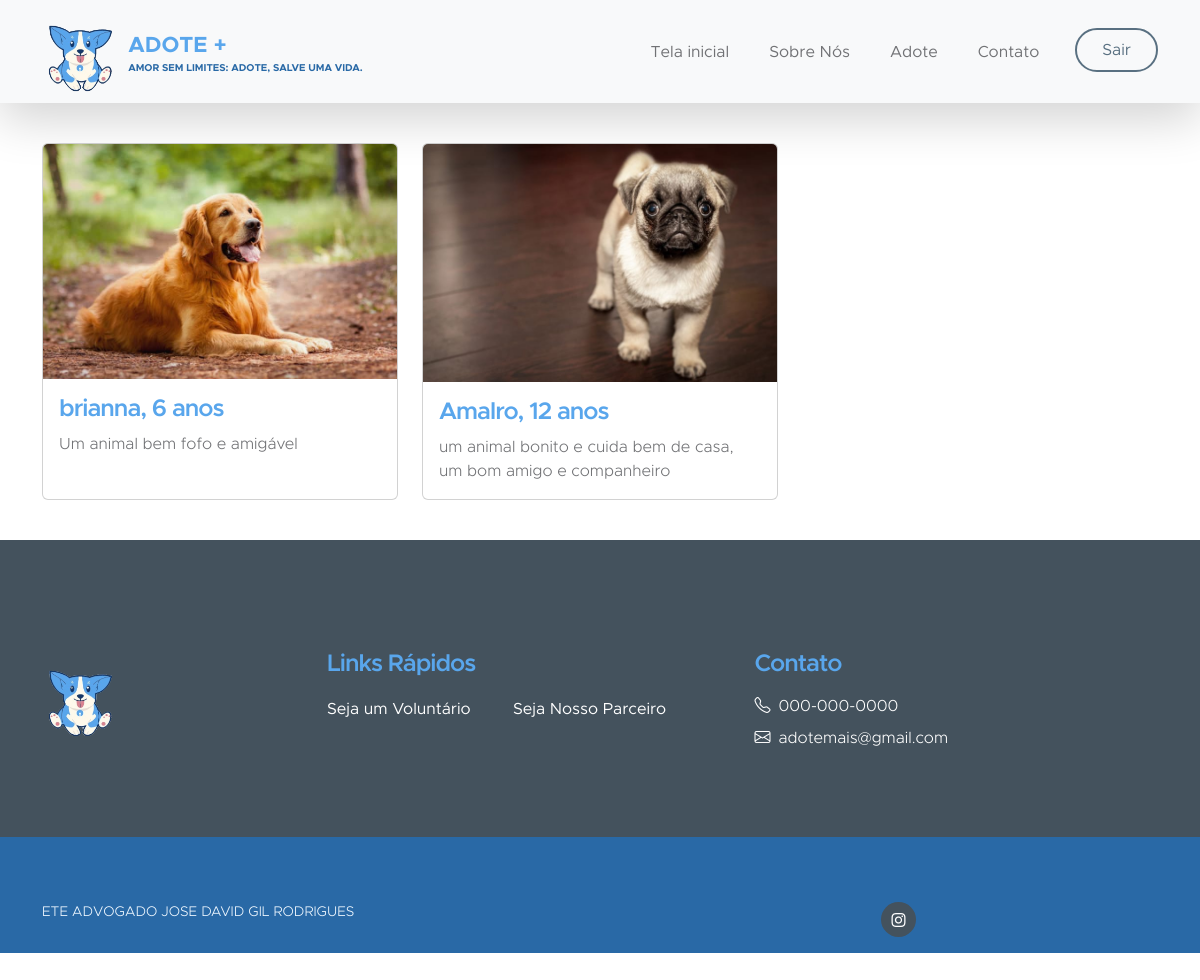
The app's page /adotar, older data.
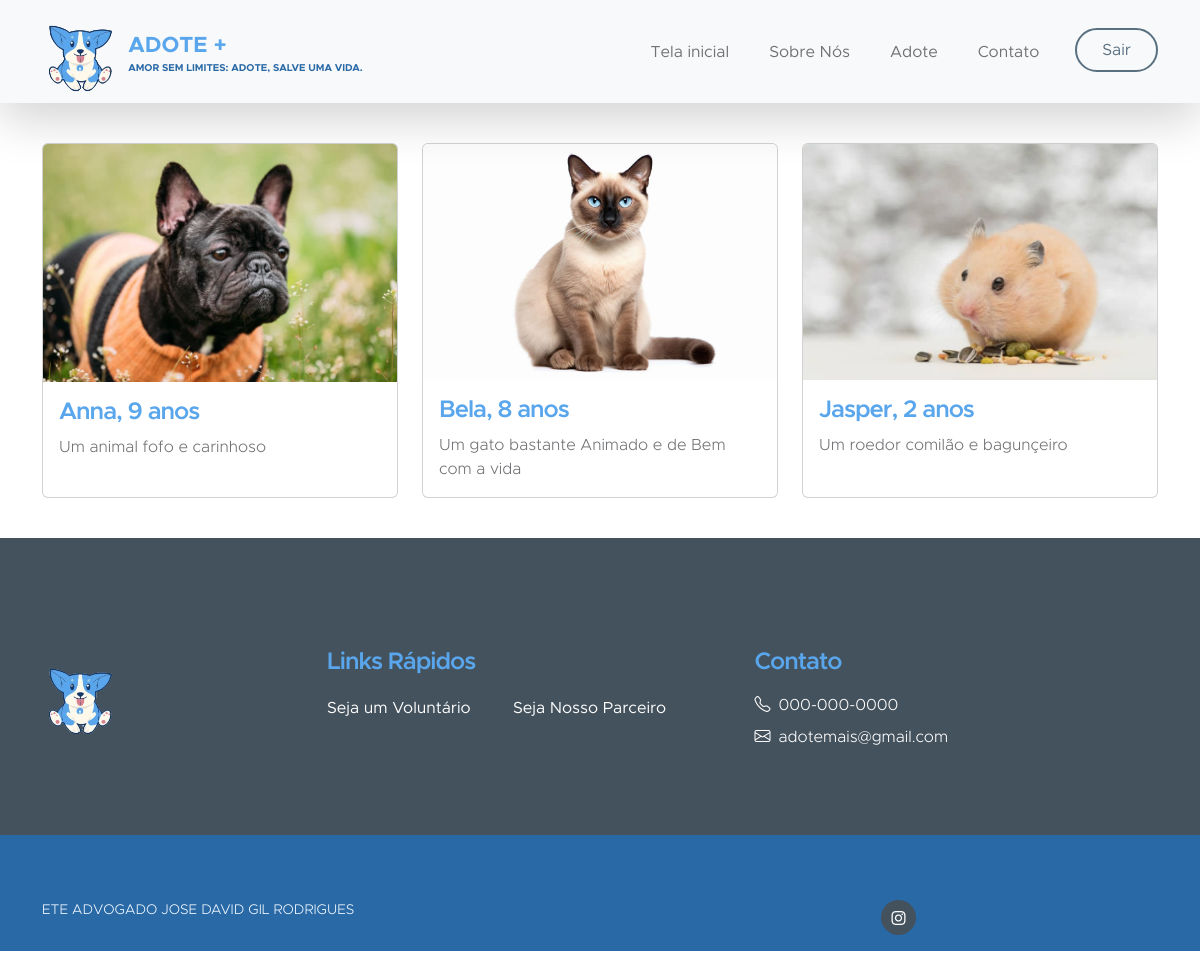
The same page, newer data.
### app/models/tables.py (models this page shows, shortened)
class Animal(db.Model):
    __tablename__= "animal" #nome da tabela já definida
    id = db.Column(db.Integer, primary_key=True)
    nome = db.Column(db.String(20), nullable=False)
    raca = db.Column(db.String(50), nullable=False)
    especie = db.Column(db.String(50), nullable=False)
    cor = db.Column(db.String(50), nullable=False)
    idade = db.Column(db.Integer, nullable=False)
    descricao = db.Column(db.Text, nullable=False)
    esterilizado = db.Column(db.Boolean)
    foto = db.Column(db.String(200), nullable=False)

### app/controllers/routes.py (the view)
@app.route('/adotar', defaults={'especie' : None})
@app.route('/adotar/<especie>')
def adotar(especie):
    if especie:
        animais = Animal.query.filter_by(especie=especie).all()
    else:
        animais = Animal.query.all()  # Busque todos os animais do banco de dados
    if current_user.is_authenticated:
        return render_template('adotar_logged_in.html', user=current_user, animais=animais)
    return render_template('adotar.html', animais=animais)

### app/templates/adotar.html (shortened to what this page needs)
<!DOCTYPE html>
    <html lang="en">
    <head>
        <link href="{{ url_for('static', filename='css/bootstrap.min.css') }}" rel="stylesheet">
        <link href="{{ url_for('static', filename='css/bootstrap-icons.css') }}" rel="stylesheet">
        <link href="{{ url_for('static', filename='css/index.css') }}" rel="stylesheet">
    </head>
    <body id="section_1">
        <header>
            <nav class="navbar navbar-expand-lg bg-light shadow-lg">
                <div class="container">
                    <a class="navbar-brand" href="/index">
                        <img src="{{ url_for('static', filename='images/logo.png') }}" class="logo img-fluid" alt="Kind Heart Charity">
                        <span>
                            ADOTE +
                            <small>Amor sem limites: adote, salve uma vida.</small>
                        </span>
                    </a>
                    <div class="collapse navbar-collapse" id="navbarNav">
                        <ul class="navbar-nav ms-auto">
                            <li class="nav-item">
                                <a class="nav-link click-scroll" href="/index">Tela inicial</a>
                            </li>
                            <li class="nav-item">
                                <a class="nav-link click-scroll" href="index.html#section_2">Sobre Nós</a>
                            </li>
                            <li class="nav-item">
                                <a class="nav-link click-scroll" href="#section_3">Adote</a>
                            </li>
                            <li class="nav-item">
                                <a class="nav-link click-scroll" href="#section_4">Contato</a>
                            </li>
                            <li class="nav-item ms-3">
                                <a class="nav-link custom-btn custom-border-btn btn" href="/logout">Sair</a>
                            </li>
                        </ul>
                    </div>
                </div>
            </nav>
        </header>
        <div class="container">
            <div class="row">
                {% for animal in animais %}
                    <div class="col-sm-4">
                        <div class="card h-100 d-flex flex-column justify-content-between">
                            <img class="card-img-top" src="{{ url_for('static', filename='uploads/' + animal.foto) }}" alt="{{ animal.nome }}">
                            <div class="card-body">
                                <h5 class="card-title">{{ animal.nome }}, {{ animal.idade }} anos</h5>
                                <p class="card-text">{{ animal.descricao }}</p>
                            </div>
                        </div>
                    </div>
                {% endfor %}
            </div>
        </div>
    <footer class="site-footer">
        <div class="container">
            <div class="row">
                <div class="col-lg-3 col-12 mb-4">
                    <img src="{{ url_for('static', filename='images/logo.png') }}" class="logo img-fluid"alt="">
                </div>
                <div class="col-lg-4 col-md-6 col-12 mb-4">
                    <h5 class="site-footer-title mb-3">Links Rápidos</h5>
                    <ul class="footer-menu">
                        <li class="footer-menu-item"><a href="#" class="footer-menu-link">Seja um Voluntário</a></li>
                        <li class="footer-menu-item"><a href="#" class="footer-menu-link">Seja Nosso Parceiro</a></li>
                    </ul>
                </div>
                <div class="col-lg-4 col-md-6 col-12 mx-auto">
                    <h5 class="site-footer-title mb-3">Contato</h5>
                    <p class="text-white d-flex mb-2">
                        <i class="bi-telephone me-2"></i>
                        <a href="tel: 120-240-9600" class="site-footer-link">000-000-0000</a>
                    </p>
                    <p class="text-white d-flex">
                        <i class="bi-envelope me-2"></i>
                        <a href="mailto:info@yourgmail.com" class="site-footer-link">adotemais@gmail.com</a>
                    </p>
                </div>
            </div>
        </div>
        <div class="site-footer-bottom">
            <div class="container">
                <div class="row">
                    <div class="col-lg-6 col-md-7 col-12">
                        <p class="copyright-text mb-0"> ETE ADVOGADO JOSE DAVID GIL RODRIGUES</p>
                    </div>
                    <div class="col-lg-6 col-md-5 col-12 d-flex justify-content-center align-items-center mx-auto">
                        <ul class="social-icons">
                            <li class="social-icon-item">
                                <a href="#" class="social-icon-link bi-instagram"></a>
                            </li>
                        </ul>
                    </div>
                </div>
            </div>
        </div>
    </footer>
</body>
</html>

### app/static/css/index.css (style rules this page uses)
* { margin:0; padding:0; }
:root { --white-color: #ffffff; --primary-color: #59A6EC; --secondary-color: #2969A6; --section-bg-color: #f0f8ff; --site-footer-bg-color: #44525d; --custom-btn-bg-color: #597081; --custom-btn-bg-hover-color: #59A6EC; --dark-color: #2969A6; --p-color: #717275; --border-color: #e9eaeb; --body-font-family: 'Metropolis', sans-serif; --h1-font-size: 52px; --h2-font-size: 46px; --h3-font-size: 32px; --h4-font-size: 28px; --h5-font-size: 24px; --h6-font-size: 22px; --p-font-size: 16px; --btn-font-size: 18px; --copyright-font-size: 14px; --border-radius-large: 100px; --border-radius-medium: 20px; --border-radius-small: 10px; --font-weight-light: 300; --font-weight-normal: 400; --font-weight-semibold: 600; --font-weight-bold: 700; }
body { background-color: var(--white-color); font-family: var(--body-font-family); }
h2, h3, h4, h5, h6 { color: var(--dark-color); }
h1, h2, h3, h4, h5, h6 { font-weight: var(--font-weight-semibold); letter-spacing: -1px; }
h5 { color: var(--primary-color); font-size: var(--h5-font-size); }
p { color: var(--p-color); font-size: var(--p-font-size); font-weight: var(--font-weight-light); }
ul li { color: var(--p-color); font-size: var(--p-font-size); font-weight: var(--font-weight-normal); }
a, button { touch-action: manipulation; transition: all 0.3s; }
a { color: var(--p-color); text-decoration: none; }
.custom-btn { background: var(--secondary-color); border: 2px solid transparent; border-radius: var(--border-radius-large); color: var(--white-color); font-size: var(--btn-font-size); font-weight: var(--font-weight-normal); line-height: normal; padding: 15px 25px; }
.navbar-expand-lg .navbar-nav .nav-link.custom-btn { color: var(--custom-btn-bg-color); margin-top: 8px; padding: 12px 25px; }
.custom-border-btn { background: transparent; border: 2px solid var(--custom-btn-bg-color); color: var(--primary-color); }
.navbar { background: var(--white-color); z-index: 9; padding-top: 0; padding-bottom: 0; }
.navbar-brand { color: var(--primary-color); font-size: var(--h6-font-size); font-weight: var(--font-weight-bold); }
.navbar-brand span { display: inline-block; vertical-align: middle; }
.navbar-brand small { color: var(--secondary-color); display: block; font-size: 10px; line-height: normal; text-transform: uppercase; }
.logo { width: 80px; height: auto; }
.navbar-expand-lg .navbar-nav .nav-link { margin-right: 0; margin-left: 0; padding: 20px; }
.navbar-nav .nav-link { display: inline-block; color: var(--p-color); font-size: var(--p-font-size); font-weight: var(--font-weight-medium); position: relative; padding-top: 15px; padding-bottom: 15px; }
.site-footer { background-color: var(--site-footer-bg-color); padding-top: 70px; }
.site-footer-bottom { background-color: var(--secondary-color); position: relative; z-index: 2; margin-top: 70px; padding-top: 25px; }
.site-footer-bottom a { color: var(--white-color); }
.site-footer-link { color: var(--white-color); }
.copyright-text { color: var(--section-bg-color); font-size: var(--copyright-font-size); margin-right: 30px; }
.footer-menu { column-count: 2; margin: 0; padding: 0; }
.footer-menu-item { list-style: none; display: block; }
.footer-menu-link { font-size: var(--p-font-size); color: var(--white-color); display: inline-block; vertical-align: middle; margin-right: 10px; margin-bottom: 0px; }
.social-icon-item { list-style: none; display: inline-block; vertical-align: top; }
.social-icon-link { background: var(--site-footer-bg-color); border-radius: var(--border-radius-large); color: var(--white-color); font-size: var(--copyright-font-size); display: block; margin-right: 5px; text-align: center; width: 35px; height: 35px; line-height: 38px; }

### app/templates/adotar.html (style rules this page uses)
.row { margin-top: 40px; margin-bottom: 40px; }

Row changes from the older to the newer data that the page shows:
changed Animal: foto: a different picture; nome "brianna" → "Anna"; idade "6" → "9"; descricao "Um animal bem fofo e amigável" → "Um animal fofo e carinhoso"
changed Animal: foto: a different picture; nome "Amalro" → "Bela"; idade "12" → "8"; descricao "um animal bonito e cuida bem de casa, um bom amigo e companheiro" → "Um gato bastante Animado e de Bem com a vida"
added Animal: foto (picture), nome "Jasper", idade "2", descricao "Um roedor comilão e bagunçeiro"
